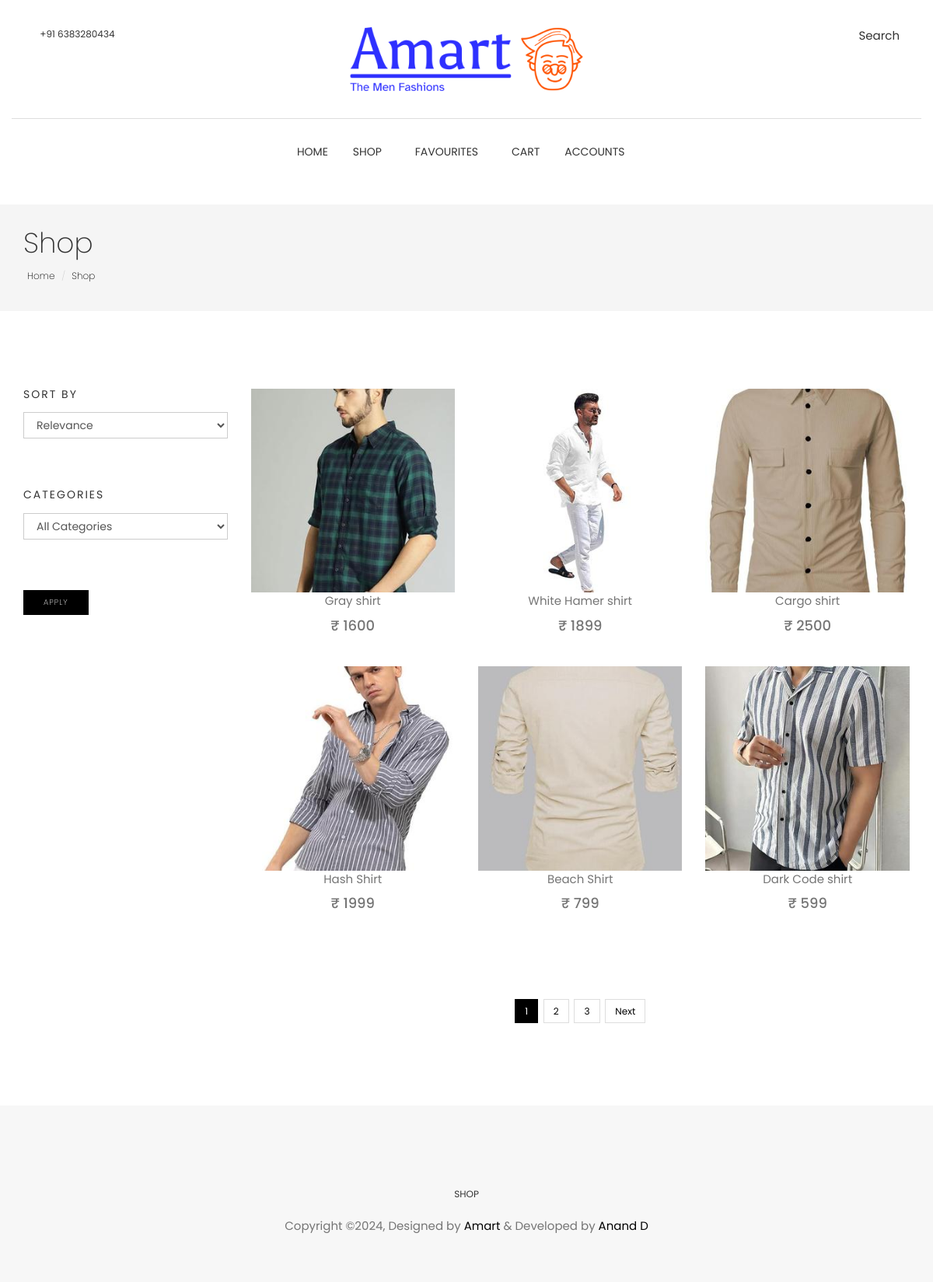
Page /shop/ on the earlier database version.
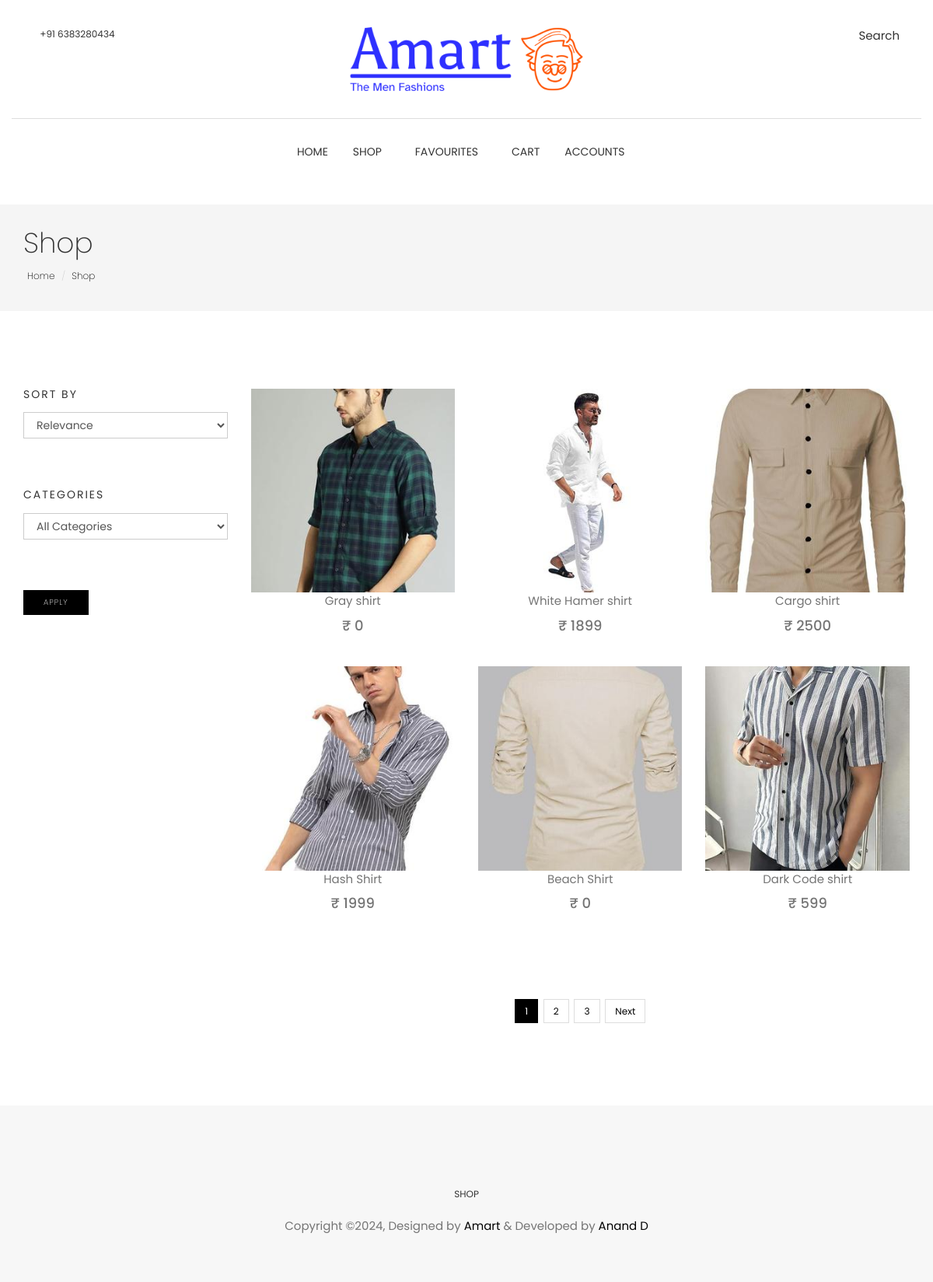
Same page on the later database version.
### product/models.py (models this page shows, shortened)
class Product(SoftDeleteModel):
    name = models.CharField(max_length=100)
    description = models.TextField(max_length=511, null=True, blank=True)
    main_category = models.ForeignKey(
        Category, on_delete=models.CASCADE, related_name="main_category_products"
    )
    subcategories = models.ManyToManyField(
        Category, related_name="subcategory_products", blank=True
    )
    mrp = models.PositiveIntegerField(
        validators=[MinValueValidator(1)], null=True, blank=True
    )
    is_available = models.BooleanField(default=True)
    slug = models.SlugField(unique=True, max_length=100)
    created_at = models.DateTimeField(auto_now_add=True)
    last_modified_at = models.DateTimeField(auto_now=True)
    approved = models.BooleanField(default=True)
    approved_objects = ApprovedProductManager()

class ProductImage(models.Model):
    product = models.ForeignKey(
        Product, related_name="product_images", on_delete=models.CASCADE
    )
    image = models.ImageField(upload_to="images/product_images")
    priority = models.PositiveIntegerField(null=True, blank=True)

### home/views.py (the view, shortened to what this page needs)
# urls.py: path('shop/', views.shop, name='shop'),
def shop(request):
    title = "Shop"
    sort_by = request.session.get("sort_by", "Relevance")
    selected_category = request.session.get("selected_category", "All Categories")
    if "search" in request.GET:
        search_term = request.GET.get("search")
        products = (
            Product.approved_objects.filter(
                Q(name__icontains=search_term)
            )
        )
    else:
        products = (
            Product.approved_objects.all()
        )
    for product in products:
        product.primary_image = product.product_images.filter(priority=1).first()
        try:
            product.shop_price = Inventory.objects.filter(product=product)[0].price
        except IndexError:
            product.shop_price = 0
        if FavouriteItem.objects.filter(
            customer__id=request.user.id, product=product
        ).exists():
            product.is_favourite = True
        else:
            product.is_favourite = False
    paginator = Paginator(products, 6)
    page = request.GET.get("page")
    paged_products = paginator.get_page(page)
    categories = Category.objects.all()
    context = {
        "products": paged_products,
        "categories": categories,
        "title": title,
        "sort_by": sort_by,
        "selected_category": selected_category,
    }
    return render(request, "home/shop.html", context)

### ecom/models.py (called while the page is built)
    def get_queryset(self):
        return super().get_queryset().filter(is_deleted=False)

    def get_queryset(self):
        return super().get_queryset().filter(is_available=True)

### templates/home/shop.html (shortened to what this page needs)
{% extends "home/base.html" %}
{% block content %}
    {% include "home/includes/navigation.html" %}
    <section class="page-header">
        <div class="container">
            <div class="row">
                <div class="col-md-12">
                    <div class="content">
                        <h1 class="page-name">Shop</h1>
                        <ol class="breadcrumb">
                            <li><a href="{% url "home" %}">Home</a></li>
                            <li class="active"><a href="{% url "shop" %}">Shop</a></li>
                        </ol>
                    </div>
                </div>
            </div>
        </div>
    </section>
    <section class="products section">
        <div class="container">
            <div class="row">
                <div class="col-md-3">
                    <form method="POST">
                        <div class="widget">
                            <h4 class="widget-title">Sort By</h4>
                            <select name="sort_by" class="form-control">
                                <option>Relevance</option>
                            </select>
                        </div>
                        <div class="widget">
                            <h4 class="widget-title">Categories</h4>
                            <select name="selected_category" class="form-control">
                                <option>All Categories</option>
                            </select>
                        </div>
                        <button type="submit" class="btn btn-main btn-small">Apply</button>
                    </form>
                </div>
                <div class="col-md-9">
                    <div class="row display-flex">
                        {% for product in products %}
                            <div class="col-xl-3 col-lg-4 col-md-6 col-sm-12">
                                {% include "home/includes/product.html" %}
                            </div>
                        {% endfor %}
                    </div>
                    {% if products.has_other_pages %}
                        <div class="text-center">
                            <ul class="pagination post-pagination">
                                {% for page_number in products.paginator.page_range %}
                                    {% if page_number >= products.number|add:"-1" and page_number <= products.number|add:"1" %}
                                        {% if products.number == page_number %}
                                            <li class="active"><a href="#">{{ page_number }}</a></li>
                                        {% else %}
                                            <li><a href="?page={{ page_number }}">{{ page_number }}</a></li>
                                        {% endif %}
                                    {% elif page_number == products.number|add:"-3" or page_number == products.number|add:"3" %}
                                        <li><span>...</span></li>
                                    {% endif %}
                                {% endfor %}
                                {% if products.has_next %}
                                    {% if products.number < products.paginator.num_pages|add:"-1" %}
                                        <li><a href="?page={{ products.paginator.num_pages }}">{{ products.paginator.num_pages }}</a></li>
                                    {% endif %}
                                    <li><a href="?page={{ products.next_page_number }}">Next</a></li>
                                {% endif %}
                            </ul>
                        </div>
                    {% endif %}
                </div>
            </div>
        </div>
    </section>
    {% include "home/includes/footer.html" %}
{% endblock content %}

### templates/home/includes/product.html (shortened to what this page needs)
{% load static %}
<div class="product-item">
    <div id="product-thumb" class="product-thumb">
		<img id="product-image-id" class="img-responsive" src="{{ product.primary_image.image.url }}" alt="product-img" />
    </div>
    <div class="product-content">
        <a href="{% url "product_page" product.slug %}" target="_blank">
            <p class="truncate">{{ product.name }}</p>
            <p class="price"><strong class="h4">&#8377; {{ product.shop_price }} </strong>
			</p>
        </a>
    </div>
</div>

Differences in the rows shown:
changed Product "Gray shirt": shop_price "1600" → "0"
computed for Product "Beach Shirt": shop_price "799" → "0"
